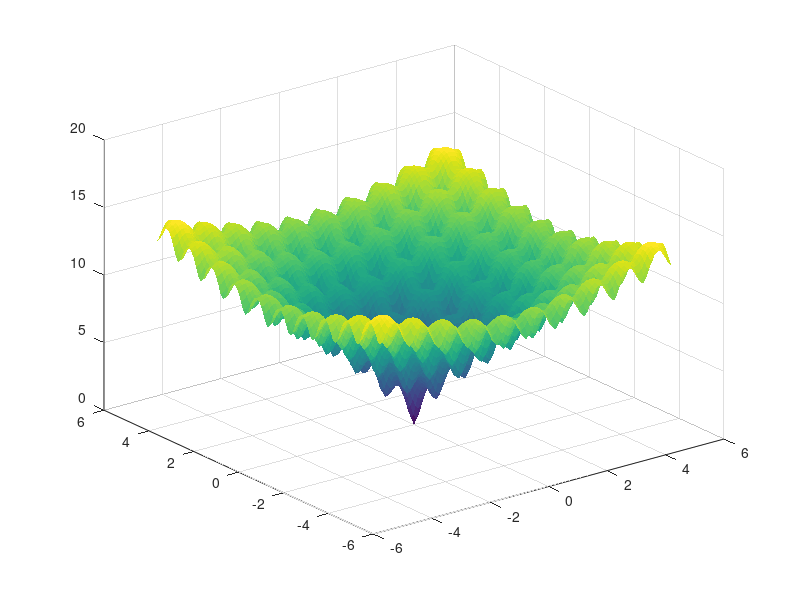

The MATLAB source for this figure:
x=-5:0.1:5;
[x,y] = meshgrid(x,x);

z = -20*exp(-0.2*sqrt(0.5*(x.^2+y.^2))) - exp(0.5*(cos(2*pi*x) + cos(2*pi*y))) + exp(1) + 20;

surf(x,y,z);
shading flat;

